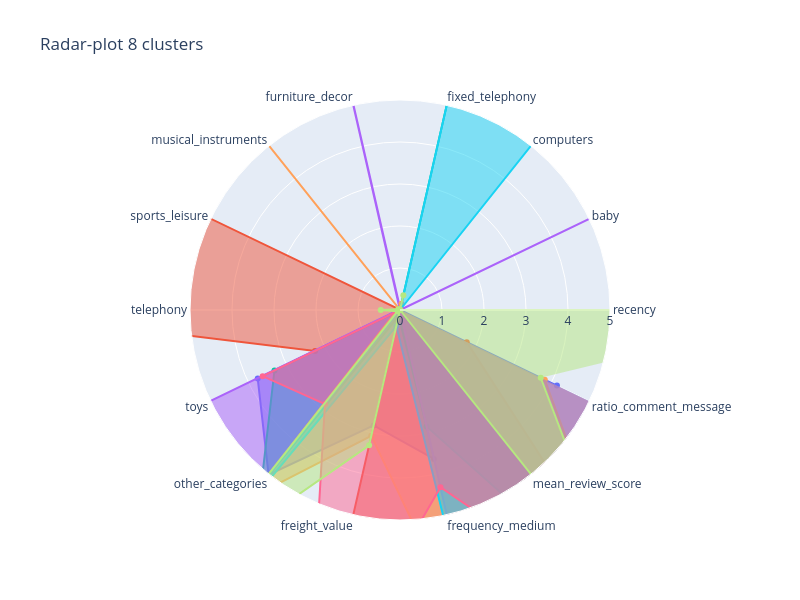

The code cell stored with this chart in its notebook:
### Markdown cell above
### radar plot centroids

### Code cell
plot_clusters_radar(centroid_normalized_8)

### Figure 1 — Plotly figure (JSON) as saved in the notebook; plotly's stock layout.template omitted (floating-point values rounded to 4 significant figures)
{"data": [{"fill": "toself", "name": "Cluster 0", "r": [5.551e-17, 0, 0, 0, 0, 0, 0, 0, 3.76, 5.018, 2.818, 3.637, 0, 4.148], "theta": ["recency", "baby", "computers", "fixed_telephony", "furniture_decor", "musical_instruments", "sports_leisure", "telephony", "toys", "other_categories", "freight_value", "frequency_medium", "mean_review_score", "ratio_comment_message"], "type": "scatterpolar"}, {"fill": "toself", "name": "Cluster 1", "r": [5.551e-17, 0, 0.03607, 0.03114, 0, 0.01299, 10, 10, 2.245, 0, 6.62, 7.863, 9.268, 1.764], "theta": ["recency", "baby", "computers", "fixed_telephony", "furniture_decor", "musical_instruments", "sports_leisure", "telephony", "toys", "other_categories", "freight_value", "frequency_medium", "mean_review_score", "ratio_comment_message"], "type": "scatterpolar"}, {"fill": "toself", "name": "Cluster 2", "r": [1.11e-16, 0, 0, 7.876, 0, 0, 0.001621, 0, 3.317, 5.294, 0.1533, 2.846, 9.777, 0], "theta": ["recency", "baby", "computers", "fixed_telephony", "furniture_decor", "musical_instruments", "sports_leisure", "telephony", "toys", "other_categories", "freight_value", "frequency_medium", "mean_review_score", "ratio_comment_message"], "type": "scatterpolar"}, {"fill": "toself", "name": "Cluster 3", "r": [0, 10, 0, 0.02848, 10, 0.00165, 0.007354, 0.03999, 10, 7.751, 0, 6.064, 9.812, 9.231], "theta": ["recency", "baby", "computers", "fixed_telephony", "furniture_decor", "musical_instruments", "sports_leisure", "telephony", "toys", "other_categories", "freight_value", "frequency_medium", "mean_review_score", "ratio_comment_message"], "type": "scatterpolar"}, {"fill": "toself", "name": "Cluster 4", "r": [5.551e-17, 0, 0, 0.1539, 0, 10, 0, 0, 0.1154, 5.727, 3.073, 8.668, 8.439, 3.826], "theta": ["recency", "baby", "computers", "fixed_telephony", "furniture_decor", "musical_instruments", "sports_leisure", "telephony", "toys", "other_categories", "freight_value", "frequency_medium", "mean_review_score", "ratio_comment_message"], "type": "scatterpolar"}, {"fill": "toself", "name": "Cluster 5", "r": [5.551e-17, 0, 10, 10, 0, 0.001389, 0.003095, 0, 0, 10, 0.3917, 10.0, 9.678, 9.905], "theta": ["recency", "baby", "computers", "fixed_telephony", "furniture_decor", "musical_instruments", "sports_leisure", "telephony", "toys", "other_categories", "freight_value", "frequency_medium", "mean_review_score", "ratio_comment_message"], "type": "scatterpolar"}, {"fill": "toself", "name": "Cluster 6", "r": [5.551e-17, 0, 0, 0, 0, 0, 0, 0, 3.63, 2.865, 10, 4.327, 10.0, 10], "theta": ["recency", "baby", "computers", "fixed_telephony", "furniture_decor", "musical_instruments", "sports_leisure", "telephony", "toys", "other_categories", "freight_value", "frequency_medium", "mean_review_score", "ratio_comment_message"], "type": "scatterpolar"}, {"fill": "toself", "name": "Cluster 7", "r": [10.0, 0, 0, 0.3625, 0, 0.02099, 0.04679, 0.458, 0.06284, 7.789, 3.304, 0, 8.369, 3.719], "theta": ["recency", "baby", "computers", "fixed_telephony", "furniture_decor", "musical_instruments", "sports_leisure", "telephony", "toys", "other_categories", "freight_value", "frequency_medium", "mean_review_score", "ratio_comment_message"], "type": "scatterpolar"}], "layout": {"height": 600, "polar": {"angularaxis": {"type": "category"}, "radialaxis": {"autorange": false, "range": [0, 5], "type": "linear", "visible": true}}, "showlegend": false, "title": {"text": "Radar-plot 8 clusters"}, "width": 800}}
